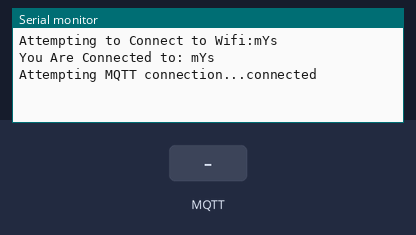
Bench run of a sketch on a simulated Arduino Uno, built with avr-gcc and run on an emulated ATmega328P. Parts: the last lines printed to the serial monitor. The inputs (shaded band) are chosen by the test bench. WiFi joins after 1.5 s; servers stay silent unless stated; no MQTT or app messages arrive unless stated.

Above: at 2.7 s.
2.8 s: MQTT message "1" arrives on the first subscribed topic
At 3.6 s:
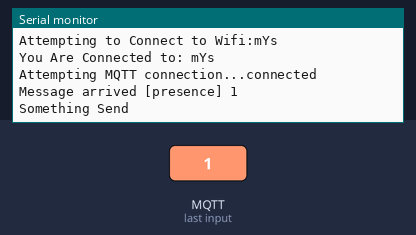
4.3 s: MQTT message "on" arrives on the first subscribed topic
At 4.8 s:
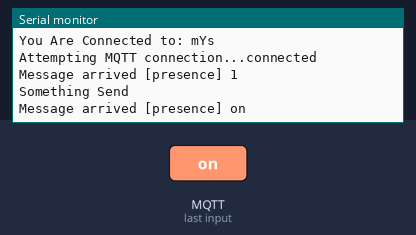
5.8 s: MQTT message "off" arrives on the first subscribed topic
At 7.2 s:
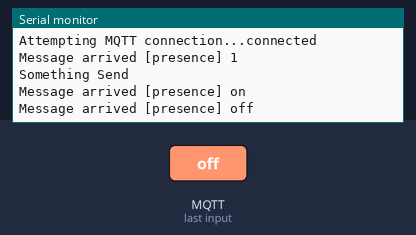

Measured:
- after the input at 2.8 s, the serial monitor: prints a new line at once (image 1)
- after the input at 4.3 s, the serial monitor: prints a new line at once (image 2)
- after the input at 5.8 s, the serial monitor: prints a new line at once (image 3)

The sketch:

enp8266WifiTest.ino
```cpp
#include <WiFiEsp.h>
#include <WiFiEspClient.h>
#include <WiFiEspUdp.h>
#include "SoftwareSerial.h"
#include <PubSubClient.h>

#define RX 10
#define TX 11

IPAddress server(192,168,43,67);


WiFiEspClient espClient; //init the Ethernet Client Object
PubSubClient client(espClient);
SoftwareSerial soft(RX,TX); // create virtual Serial for esp8266 module

char AP[] = "mYs"; //change wifi ESSID
char PASS[]= "1234amir"; //change Wifi Password
char mqtt_server[] = "192.168.43.67"; //Raspberry Pi IP address
char mqtt_port[] = "1883";
int status = WL_IDLE_STATUS; //wireless status flags

void setup(){
  //initialize serial for debugging
  Serial.begin(9600);
  soft.begin(115200); //initialize serial for module

  WiFi.init(&soft); //initialize esp module
  wifiConnect(); // connect to wifi


  //connect to MQTT Server
  client.setServer(mqtt_server, mqtt_port);

  //PubSub client callback
  client.setCallback(callback);

  //setup pin

}

void wifiConnect(){

  if(WiFi.status() == WL_NO_SHIELD){
    Serial.println("Module Not properly Connected to Uno");
    while(true); //dont continue;
  }

  //if wifi shield pressent, try connect to wifi
  while(status != WL_CONNECTED){
    Serial.print("Attempting to Connect to Wifi:");
    Serial.println(AP);

    //connect to WIFI
    status = WiFi.begin(AP,PASS);
  }

  Serial.print("You Are Connected to: ");
  Serial.println(AP);
  Serial.println("IP address:"+ WiFi.localIP());
}

//callback function
void callback(char* topic, byte* payload, unsigned int length) {
  Serial.print("Message arrived [");
  Serial.print(topic);
  Serial.print("] ");
  for (int i=0;i<length;i++) {
    Serial.print((char)payload[i]);
  }
  Serial.println();


  //check which song played
   // Do the thing if your song plays
  if ((char)payload[0]=='1'){
    Serial.println("Something Send");
  }
}


void loop(){
  //try to connect to server if disconnected
  if(!client.connected()){
    reconnect();
  }
  client.loop();
}


void reconnect() {
  // Loop until we're reconnected
  while (!client.connected()) {
    Serial.print("Attempting MQTT connection...");
    // Attempt to connect, just a name to identify the client
    if (client.connect("arduinoClient")) {
      Serial.println("connected");
      // Once connected, publish an announcement...
      client.publish("command","hello world");
      // ... and resubscribe
      client.subscribe("presence");
    } else {
      Serial.print("failed, rc=");
      Serial.print(client.state());
      Serial.println(" try again in 5 seconds");
      // Wait 5 seconds before retrying
      delay(5000);
    }
  }
}
```
